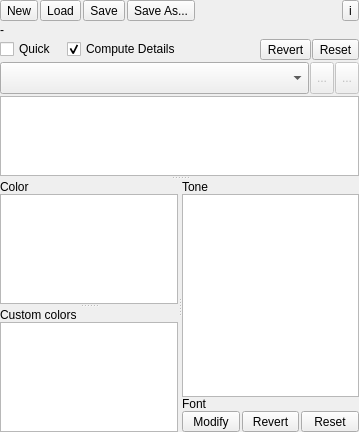
<?xml version="1.0" encoding="UTF-8"?>
<ui version="4.0">
 <class>ColorChooser</class>
 <widget class="QWidget" name="ColorChooser">
  <property name="geometry">
   <rect>
    <x>0</x>
    <y>0</y>
    <width>359</width>
    <height>432</height>
   </rect>
  </property>
  <property name="windowTitle">
   <string>Form</string>
  </property>
  <layout class="QVBoxLayout" name="verticalLayout_4">
   <property name="spacing">
    <number>0</number>
   </property>
   <property name="leftMargin">
    <number>0</number>
   </property>
   <property name="topMargin">
    <number>0</number>
   </property>
   <property name="rightMargin">
    <number>0</number>
   </property>
   <property name="bottomMargin">
    <number>0</number>
   </property>
   <item>
    <widget class="QSplitter" name="splitter">
     <property name="orientation">
      <enum>Qt::Vertical</enum>
     </property>
     <property name="childrenCollapsible">
      <bool>false</bool>
     </property>
     <widget class="QWidget" name="widget1" native="true">
      <layout class="QVBoxLayout" name="verticalLayout_3">
       <property name="spacing">
        <number>2</number>
       </property>
       <property name="leftMargin">
        <number>0</number>
       </property>
       <property name="topMargin">
        <number>0</number>
       </property>
       <property name="rightMargin">
        <number>0</number>
       </property>
       <property name="bottomMargin">
        <number>0</number>
       </property>
       <item>
        <layout class="QHBoxLayout" name="horizontalLayout">
         <property name="spacing">
          <number>2</number>
         </property>
         <property name="topMargin">
          <number>0</number>
         </property>
         <item>
          <widget class="QToolButton" name="btnNewColorizer">
           <property name="sizePolicy">
            <sizepolicy hsizetype="Fixed" vsizetype="Preferred">
             <horstretch>0</horstretch>
             <verstretch>0</verstretch>
            </sizepolicy>
           </property>
           <property name="text">
            <string>New</string>
           </property>
          </widget>
         </item>
         <item>
          <widget class="QToolButton" name="btnLoadColorizer">
           <property name="sizePolicy">
            <sizepolicy hsizetype="Fixed" vsizetype="Preferred">
             <horstretch>0</horstretch>
             <verstretch>0</verstretch>
            </sizepolicy>
           </property>
           <property name="text">
            <string>Load</string>
           </property>
          </widget>
         </item>
         <item>
          <widget class="QToolButton" name="btnSavePalette">
           <property name="sizePolicy">
            <sizepolicy hsizetype="Fixed" vsizetype="Preferred">
             <horstretch>0</horstretch>
             <verstretch>0</verstretch>
            </sizepolicy>
           </property>
           <property name="text">
            <string>Save</string>
           </property>
          </widget>
         </item>
         <item>
          <widget class="QToolButton" name="btnSavePaletteAs">
           <property name="sizePolicy">
            <sizepolicy hsizetype="Fixed" vsizetype="Preferred">
             <horstretch>0</horstretch>
             <verstretch>0</verstretch>
            </sizepolicy>
           </property>
           <property name="text">
            <string>Save As...</string>
           </property>
          </widget>
         </item>
         <item>
          <spacer name="horizontalSpacer_5">
           <property name="orientation">
            <enum>Qt::Horizontal</enum>
           </property>
           <property name="sizeHint" stdset="0">
            <size>
             <width>40</width>
             <height>20</height>
            </size>
           </property>
          </spacer>
         </item>
         <item>
          <widget class="QToolButton" name="btnAbout">
           <property name="sizePolicy">
            <sizepolicy hsizetype="Fixed" vsizetype="Preferred">
             <horstretch>0</horstretch>
             <verstretch>0</verstretch>
            </sizepolicy>
           </property>
           <property name="text">
            <string>i</string>
           </property>
           <property name="icon">
            <iconset resource="../resources.qrc">
             <normaloff>:/info</normaloff>:/info</iconset>
           </property>
          </widget>
         </item>
        </layout>
       </item>
       <item>
        <widget class="QLabel" name="lblFilePath">
         <property name="text">
          <string>-</string>
         </property>
        </widget>
       </item>
       <item>
        <layout class="QHBoxLayout" name="horizontalLayout_4">
         <property name="spacing">
          <number>1</number>
         </property>
         <property name="topMargin">
          <number>0</number>
         </property>
         <item>
          <layout class="QHBoxLayout" name="horizontalLayout_5">
           <property name="spacing">
            <number>10</number>
           </property>
           <property name="leftMargin">
            <number>0</number>
           </property>
           <property name="rightMargin">
            <number>0</number>
           </property>
           <item>
            <widget class="QCheckBox" name="cbxQuick">
             <property name="text">
              <string>Quick</string>
             </property>
             <property name="checked">
              <bool>false</bool>
             </property>
            </widget>
           </item>
           <item>
            <widget class="QCheckBox" name="cbxComputeDetails">
             <property name="text">
              <string>Compute Details</string>
             </property>
             <property name="checked">
              <bool>true</bool>
             </property>
            </widget>
           </item>
          </layout>
         </item>
         <item>
          <spacer name="horizontalSpacer">
           <property name="orientation">
            <enum>Qt::Horizontal</enum>
           </property>
           <property name="sizeHint" stdset="0">
            <size>
             <width>40</width>
             <height>20</height>
            </size>
           </property>
          </spacer>
         </item>
         <item>
          <widget class="QToolButton" name="btnRevertColor">
           <property name="sizePolicy">
            <sizepolicy hsizetype="Preferred" vsizetype="Fixed">
             <horstretch>0</horstretch>
             <verstretch>0</verstretch>
            </sizepolicy>
           </property>
           <property name="toolTip">
            <string>Set to base</string>
           </property>
           <property name="text">
            <string>Revert</string>
           </property>
           <property name="iconSize">
            <size>
             <width>16</width>
             <height>16</height>
            </size>
           </property>
           <property name="popupMode">
            <enum>QToolButton::InstantPopup</enum>
           </property>
           <property name="arrowType">
            <enum>Qt::NoArrow</enum>
           </property>
          </widget>
         </item>
         <item>
          <widget class="QToolButton" name="btnResetColor">
           <property name="sizePolicy">
            <sizepolicy hsizetype="Preferred" vsizetype="Fixed">
             <horstretch>0</horstretch>
             <verstretch>0</verstretch>
            </sizepolicy>
           </property>
           <property name="toolTip">
            <string>Set to system default</string>
           </property>
           <property name="text">
            <string>Reset</string>
           </property>
           <property name="popupMode">
            <enum>QToolButton::InstantPopup</enum>
           </property>
          </widget>
         </item>
        </layout>
       </item>
       <item>
        <layout class="QHBoxLayout" name="horizontalLayout_3">
         <property name="spacing">
          <number>1</number>
         </property>
         <property name="topMargin">
          <number>0</number>
         </property>
         <property name="rightMargin">
          <number>0</number>
         </property>
         <item>
          <widget class="QComboBox" name="cbxWidgetSet">
           <property name="sizePolicy">
            <sizepolicy hsizetype="Expanding" vsizetype="Fixed">
             <horstretch>0</horstretch>
             <verstretch>0</verstretch>
            </sizepolicy>
           </property>
           <property name="minimumSize">
            <size>
             <width>0</width>
             <height>32</height>
            </size>
           </property>
           <property name="font">
            <font>
             <weight>75</weight>
             <italic>false</italic>
             <bold>true</bold>
            </font>
           </property>
           <property name="toolTip">
            <string>Widget set</string>
           </property>
          </widget>
         </item>
         <item>
          <widget class="QToolButton" name="btnEditStyle">
           <property name="enabled">
            <bool>false</bool>
           </property>
           <property name="sizePolicy">
            <sizepolicy hsizetype="Fixed" vsizetype="Preferred">
             <horstretch>0</horstretch>
             <verstretch>0</verstretch>
            </sizepolicy>
           </property>
           <property name="toolTip">
            <string>Edit widget set</string>
           </property>
           <property name="text">
            <string>...</string>
           </property>
           <property name="icon">
            <iconset resource="../resources.qrc">
             <normaloff>:/rc/img/wrench16x16.png</normaloff>:/rc/img/wrench16x16.png</iconset>
           </property>
          </widget>
         </item>
         <item>
          <widget class="QToolButton" name="btnRemoveStyle">
           <property name="enabled">
            <bool>false</bool>
           </property>
           <property name="sizePolicy">
            <sizepolicy hsizetype="Fixed" vsizetype="Preferred">
             <horstretch>0</horstretch>
             <verstretch>0</verstretch>
            </sizepolicy>
           </property>
           <property name="toolTip">
            <string>Delete widget set</string>
           </property>
           <property name="text">
            <string>...</string>
           </property>
           <property name="icon">
            <iconset resource="../resources.qrc">
             <normaloff>:/rc/img/close16x16.png</normaloff>:/rc/img/close16x16.png</iconset>
           </property>
          </widget>
         </item>
        </layout>
       </item>
       <item>
        <widget class="QTableView" name="paletteTable">
         <property name="editTriggers">
          <set>QAbstractItemView::NoEditTriggers</set>
         </property>
         <property name="showDropIndicator" stdset="0">
          <bool>false</bool>
         </property>
         <property name="dragDropOverwriteMode">
          <bool>false</bool>
         </property>
         <property name="selectionMode">
          <enum>QAbstractItemView::SingleSelection</enum>
         </property>
         <property name="cornerButtonEnabled">
          <bool>false</bool>
         </property>
         <attribute name="horizontalHeaderDefaultSectionSize">
          <number>20</number>
         </attribute>
         <attribute name="horizontalHeaderHighlightSections">
          <bool>true</bool>
         </attribute>
         <attribute name="horizontalHeaderMinimumSectionSize">
          <number>20</number>
         </attribute>
         <attribute name="horizontalHeaderStretchLastSection">
          <bool>false</bool>
         </attribute>
         <attribute name="verticalHeaderVisible">
          <bool>true</bool>
         </attribute>
         <attribute name="verticalHeaderHighlightSections">
          <bool>true</bool>
         </attribute>
         <attribute name="verticalHeaderStretchLastSection">
          <bool>false</bool>
         </attribute>
        </widget>
       </item>
      </layout>
     </widget>
     <widget class="QWidget" name="widget2" native="true">
      <property name="minimumSize">
       <size>
        <width>0</width>
        <height>200</height>
       </size>
      </property>
      <layout class="QVBoxLayout" name="verticalLayout_6">
       <property name="spacing">
        <number>0</number>
       </property>
       <property name="leftMargin">
        <number>0</number>
       </property>
       <property name="topMargin">
        <number>0</number>
       </property>
       <property name="rightMargin">
        <number>0</number>
       </property>
       <property name="bottomMargin">
        <number>0</number>
       </property>
       <item>
        <widget class="QSplitter" name="splitter_3">
         <property name="orientation">
          <enum>Qt::Horizontal</enum>
         </property>
         <property name="childrenCollapsible">
          <bool>false</bool>
         </property>
         <widget class="QSplitter" name="splitter_2">
          <property name="orientation">
           <enum>Qt::Vertical</enum>
          </property>
          <property name="childrenCollapsible">
           <bool>false</bool>
          </property>
          <widget class="QWidget" name="layoutWidget">
           <layout class="QVBoxLayout" name="verticalLayout">
            <property name="spacing">
             <number>0</number>
            </property>
            <item>
             <widget class="QLabel" name="label">
              <property name="text">
               <string>Color</string>
              </property>
             </widget>
            </item>
            <item>
             <widget class="QListView" name="colorListView">
              <property name="horizontalScrollBarPolicy">
               <enum>Qt::ScrollBarAlwaysOff</enum>
              </property>
             </widget>
            </item>
           </layout>
          </widget>
          <widget class="QWidget" name="layoutWidget1">
           <layout class="QVBoxLayout" name="verticalLayout_5">
            <property name="spacing">
             <number>0</number>
            </property>
            <item>
             <widget class="QLabel" name="label_3">
              <property name="text">
               <string>Custom colors</string>
              </property>
             </widget>
            </item>
            <item>
             <widget class="QListView" name="customColorListView">
              <property name="sizePolicy">
               <sizepolicy hsizetype="Expanding" vsizetype="Expanding">
                <horstretch>0</horstretch>
                <verstretch>0</verstretch>
               </sizepolicy>
              </property>
              <property name="horizontalScrollBarPolicy">
               <enum>Qt::ScrollBarAlwaysOff</enum>
              </property>
             </widget>
            </item>
           </layout>
          </widget>
         </widget>
         <widget class="QWidget" name="layoutWidget2">
          <layout class="QVBoxLayout" name="verticalLayout_2">
           <property name="spacing">
            <number>0</number>
           </property>
           <property name="topMargin">
            <number>0</number>
           </property>
           <property name="rightMargin">
            <number>0</number>
           </property>
           <item>
            <widget class="QLabel" name="label_2">
             <property name="text">
              <string>Tone</string>
             </property>
            </widget>
           </item>
           <item>
            <widget class="QListView" name="toneListView">
             <property name="mouseTracking">
              <bool>true</bool>
             </property>
             <property name="horizontalScrollBarPolicy">
              <enum>Qt::ScrollBarAlwaysOff</enum>
             </property>
            </widget>
           </item>
           <item>
            <widget class="QLabel" name="label_4">
             <property name="text">
              <string>Font</string>
             </property>
            </widget>
           </item>
           <item>
            <layout class="QHBoxLayout" name="horizontalLayout_2">
             <property name="spacing">
              <number>2</number>
             </property>
             <property name="topMargin">
              <number>0</number>
             </property>
             <property name="rightMargin">
              <number>0</number>
             </property>
             <item>
              <widget class="QToolButton" name="btnChangeFont">
               <property name="sizePolicy">
                <sizepolicy hsizetype="Preferred" vsizetype="Fixed">
                 <horstretch>0</horstretch>
                 <verstretch>0</verstretch>
                </sizepolicy>
               </property>
               <property name="text">
                <string>Modify</string>
               </property>
              </widget>
             </item>
             <item>
              <widget class="QToolButton" name="btnRevertFont">
               <property name="sizePolicy">
                <sizepolicy hsizetype="Preferred" vsizetype="Fixed">
                 <horstretch>0</horstretch>
                 <verstretch>0</verstretch>
                </sizepolicy>
               </property>
               <property name="text">
                <string>Revert</string>
               </property>
              </widget>
             </item>
             <item>
              <widget class="QToolButton" name="btnResetFont">
               <property name="sizePolicy">
                <sizepolicy hsizetype="Preferred" vsizetype="Fixed">
                 <horstretch>0</horstretch>
                 <verstretch>0</verstretch>
                </sizepolicy>
               </property>
               <property name="text">
                <string>Reset</string>
               </property>
              </widget>
             </item>
            </layout>
           </item>
          </layout>
         </widget>
        </widget>
       </item>
      </layout>
     </widget>
    </widget>
   </item>
  </layout>
 </widget>
 <tabstops>
  <tabstop>btnNewColorizer</tabstop>
  <tabstop>btnLoadColorizer</tabstop>
  <tabstop>btnSavePalette</tabstop>
  <tabstop>btnSavePaletteAs</tabstop>
  <tabstop>btnAbout</tabstop>
  <tabstop>cbxWidgetSet</tabstop>
  <tabstop>paletteTable</tabstop>
  <tabstop>colorListView</tabstop>
  <tabstop>toneListView</tabstop>
  <tabstop>customColorListView</tabstop>
  <tabstop>btnChangeFont</tabstop>
  <tabstop>btnRevertFont</tabstop>
  <tabstop>btnResetFont</tabstop>
 </tabstops>
 <resources>
  <include location="../resources.qrc"/>
 </resources>
 <connections/>
</ui>
